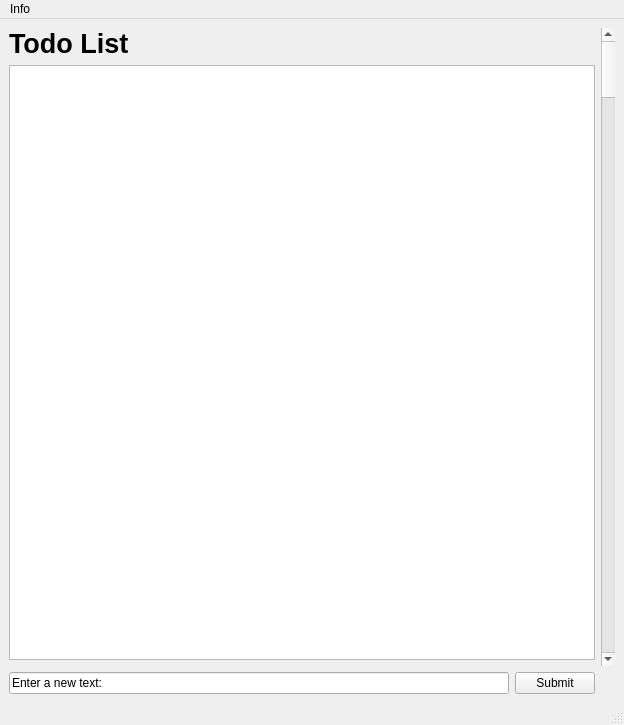
<?xml version="1.0" encoding="UTF-8"?>
<ui version="4.0">
 <class>MainWindow</class>
 <widget class="QMainWindow" name="MainWindow">
  <property name="geometry">
   <rect>
    <x>0</x>
    <y>0</y>
    <width>624</width>
    <height>725</height>
   </rect>
  </property>
  <property name="windowTitle">
   <string>Todo App</string>
  </property>
  <widget class="QWidget" name="centralwidget">
   <layout class="QGridLayout" name="gridLayout">
    <item row="3" column="2">
     <widget class="QPushButton" name="Button">
      <property name="text">
       <string>Submit</string>
      </property>
     </widget>
    </item>
    <item row="0" column="1">
     <widget class="QLabel" name="Label">
      <property name="font">
       <font>
        <family>Arial</family>
        <pointsize>20</pointsize>
        <weight>75</weight>
        <bold>true</bold>
       </font>
      </property>
      <property name="layoutDirection">
       <enum>Qt::LeftToRight</enum>
      </property>
      <property name="autoFillBackground">
       <bool>true</bool>
      </property>
      <property name="text">
       <string>Todo List</string>
      </property>
      <property name="textFormat">
       <enum>Qt::AutoText</enum>
      </property>
      <property name="scaledContents">
       <bool>false</bool>
      </property>
      <property name="alignment">
       <set>Qt::AlignLeading|Qt::AlignLeft|Qt::AlignTop</set>
      </property>
      <property name="margin">
       <number>3</number>
      </property>
      <property name="textInteractionFlags">
       <set>Qt::NoTextInteraction</set>
      </property>
     </widget>
    </item>
    <item row="3" column="1">
     <widget class="QLineEdit" name="Text">
      <property name="text">
       <string>Enter a new text:</string>
      </property>
     </widget>
    </item>
    <item row="0" column="3" rowspan="3">
     <widget class="QScrollBar" name="ScrollBar">
      <property name="orientation">
       <enum>Qt::Vertical</enum>
      </property>
     </widget>
    </item>
    <item row="1" column="1" colspan="2">
     <widget class="QPlainTextEdit" name="TextBox"/>
    </item>
   </layout>
  </widget>
  <widget class="QStatusBar" name="statusbar"/>
  <widget class="QMenuBar" name="menubar">
   <property name="geometry">
    <rect>
     <x>0</x>
     <y>0</y>
     <width>624</width>
     <height>27</height>
    </rect>
   </property>
   <widget class="QMenu" name="menuInfo">
    <property name="title">
     <string>Info</string>
    </property>
    <addaction name="actionHelp_2"/>
    <addaction name="actionAbout_2"/>
   </widget>
   <addaction name="menuInfo"/>
  </widget>
  <action name="actionClose">
   <property name="text">
    <string>Close</string>
   </property>
  </action>
  <action name="actionHelp">
   <property name="text">
    <string>Help</string>
   </property>
  </action>
  <action name="actionAbout">
   <property name="text">
    <string>About</string>
   </property>
  </action>
  <action name="actionHelp_2">
   <property name="text">
    <string>Help</string>
   </property>
  </action>
  <action name="actionAbout_2">
   <property name="text">
    <string>About</string>
   </property>
  </action>
 </widget>
 <resources/>
 <connections/>
</ui>
